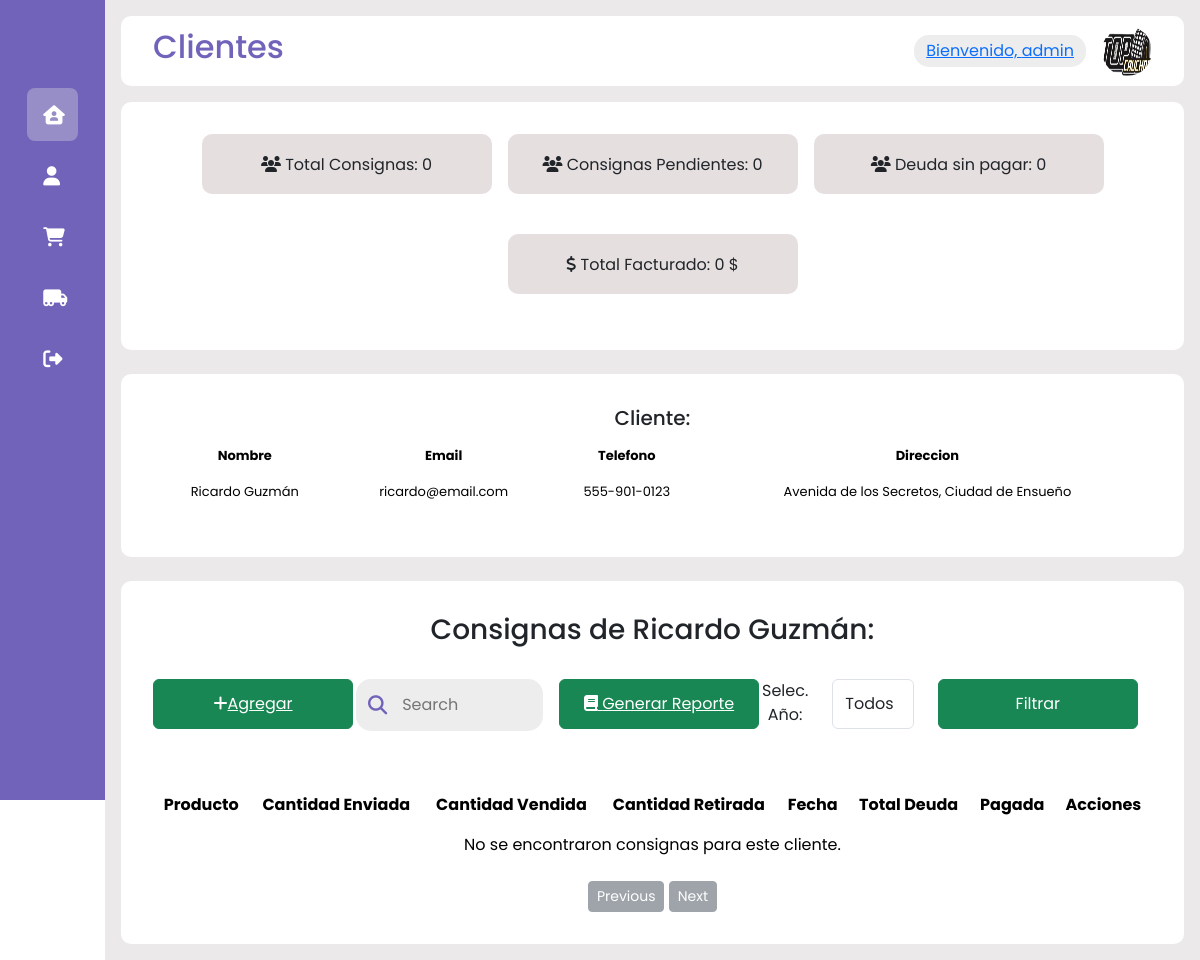
Page /clientsdata/clientdata/22 (signed in) on the earlier database version.
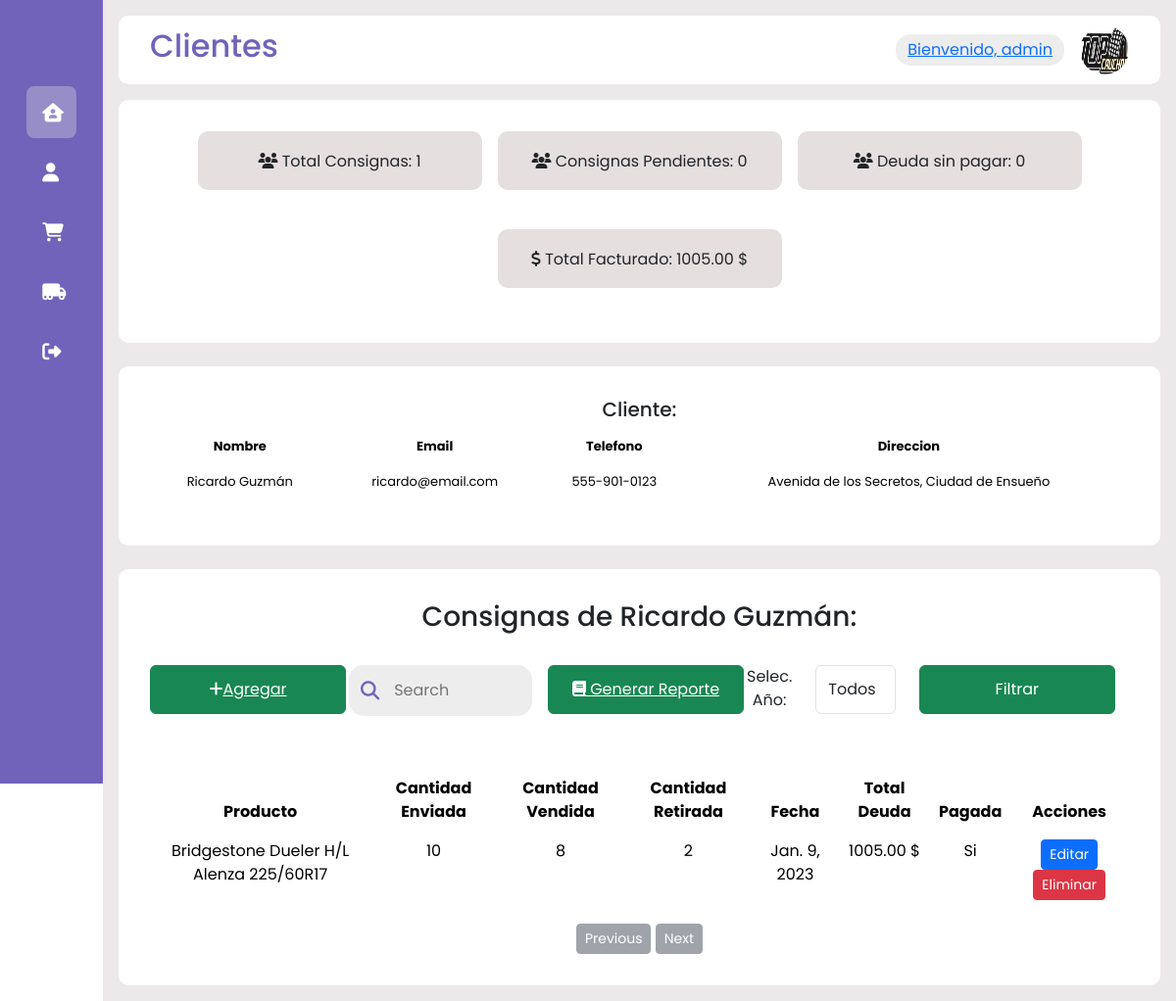
Same page on the later database version.
### clientsdata/models.py (models this page shows, shortened)
class ClientData(models.Model):
    client = models.ForeignKey(Client, on_delete=models.CASCADE, related_name='client_data', verbose_name='Client')
    product = models.ForeignKey(Product, blank=False, null=True, on_delete=models.SET_NULL,verbose_name='Producto')
    cantidad_enviada = models.IntegerField(blank=False, null=False, verbose_name='Cantidad Enviada')
    cantidad_vendida = models.IntegerField(blank=True, null=True, verbose_name='Cantidad Vendida')
    cantidad_retirada = models.IntegerField(blank=True, null=True, verbose_name='Cantidad Retirada')
    total_deuda = models.DecimalField(max_digits=8, decimal_places=2, blank=True, null=False, verbose_name='Total Deuda')
    paid = models.BooleanField(blank=True, null=False, default=False, verbose_name= 'Paid')
    start_date = models.DateField(blank=False, null=False, verbose_name= 'Start Date')
    class Meta:
        db_table = 'clientsdata'
        verbose_name = 'ClientData'
        verbose_name_plural = 'ClientDatas'
        ordering = ['-id']

### products/models.py (models this page shows)
class Product(models.Model):
    name = models.CharField(max_length=255, blank=False, null=False, verbose_name='Product Name')
    description = models.CharField(max_length=255, blank=False, null=False, verbose_name='Product Description')
    price = models.DecimalField(max_digits=5, decimal_places=2, blank=False, null=False, verbose_name='Price')
    quantity = models.IntegerField(max_length=10, blank=False, null=False, verbose_name='Quantity')
    def __str__(self):
        return self.name

### clientsdata/views.py (the view, shortened to what this page needs)
# urls.py: path('clientdata/<int:pk>', views.client_data, name='ClientData'),
@login_required(login_url='website:login')
def client_data(request, pk):
    client = Client.objects.get(id=pk)
    client_context = {
        'id': client.pk,
        'fullname': client.fullname,
        'email': client.email,
        'phone': client.phone,
        'address': client.address,
        'client_pk': pk
    }
    client_data_list = ClientData.objects.filter(client_id=pk)
    client_data_list_count = len(client_data_list)
    client_data_amount = []
    for cd in client_data_list:
        if cd.paid == True:
            client_data_amount.append(cd.total_deuda)
    client_data_amount_total = sum(client_data_amount)
    client_data_without_pay = []
    for nopay in client_data_list:
        if nopay.paid == False:
            client_data_without_pay.append(nopay)
    total_without_pay = len(client_data_without_pay)
    client_data_debt_without_pay = []
    for nopaydebt in client_data_list:
        if nopaydebt.paid == False:
            client_data_debt_without_pay.append(nopaydebt.total_deuda)
    total_debt_without_pay = sum(client_data_debt_without_pay)
    search_query = request.GET.get('search')
    year_filter = request.GET.get('start_date')
    if year_filter:
        client_data_list = client_data_list.filter(start_date__year=year_filter)
    all_years = ClientData.objects.filter(client_id=pk).values_list(ExtractYear('start_date'), flat=True)
    unique_years = list(set(all_years))
    return render(request, 'client_data_list.html', {
        'client_context': client_context,
        'client_data_list': client_data_list,
        'client_data_list_count': client_data_list_count,
        'client_data_amount_total': client_data_amount_total,
        'total_without_pay': total_without_pay,
        'total_debt_without_pay': total_debt_without_pay,
        'unique_years': unique_years
    })

### clientsdata/templates/client_data_list.html (shortened to what the changed rows need)
{% extends 'base.html' %}
{% block headertitle %}Clientes{% endblock %}
{% block content %}
<div class="card--container">
    <div class="card--wrapper">
        <div class="row">
            <div class="col-sm-6 mb-2">
                <div class="clients--card">
                    <div class="clients--header">
                        <div class="clients">
                            <span class="clients--title">
                                <i class="fa-solid fa-users"></i> Total Consignas:<span class="clients--number">
                                    {{ client_data_list_count }}
                                </span>
                            </span>
                        </div>
                    </div>
                </div>
            </div>
        </div>
        <div class="row">
            <div class="col-sm-6 mb-2">
                <div class="clients--card">
                    <div class="clients--header">
                        <div class="clients">
                            <span class="clients--title">
                                <i class="fa-solid fa-dollar-sign"></i> Total Facturado:<span class="clients--number">
                                    {{ client_data_amount_total }} $
                                </span>
                            </span>
                        </div>
                    </div>
                </div>
            </div>
        </div>
    </div>
</div>
<br>
<div class="card--container">
    <table class="table table-borderless">
        <thead>
            <tr>
                <th scope="row" style="text-align: center; font-size: small;">Nombre</th>
                <th scope="row" style="text-align: center; font-size: small;">Email</th>
                <th scope="row" style="text-align: center; font-size: small;">Telefono</th>
                <th scope="row" style="text-align: center; font-size: small;">Direccion</th>
            </tr>
        </thead>
    </table>
</div>
<br>
<div class="card--container">
    <br>
    <br>
    <table class="table table-borderless">
        <thead>
            <tr>
                <th scope="row" style="text-align: center;">Producto</th>
                <th scope="row" style="text-align: center;">Cantidad Enviada</th>
                <th scope="row" style="text-align: center;">Cantidad Vendida</th>
                <th scope="row" style="text-align: center;">Cantidad Retirada</th>
                <th scope="row" style="text-align: center;">Fecha</th>
                <th scope="row" style="text-align: center;">Total Deuda</th>
                <th scope="row" style="text-align: center;">Pagada</th>
                <th scope="row" style="text-align: center;">Acciones</th>
            </tr>
        </thead>
        <tbody>
            {% for cd in client_data_list %}
            <tr>
                <td style="text-align: center;">{{ cd.product }}</td>
                <td style="text-align: center;">{{ cd.cantidad_enviada }}</td>
                <td style="text-align: center;">{{ cd.cantidad_vendida }}</td>
                <td style="text-align: center;">{{ cd.cantidad_retirada }}</td>
                <td style="text-align: center;">{{ cd.start_date }}</td>
                <td style="text-align: center;">{{ cd.total_deuda }} $</td>
                {% if cd.paid is True %}
                    <td style="text-align: center;">Si</td>
                {% endif %}
                <td style="text-align: center;">
                    <a href="{% url 'clientsdata:UpdateClientData' cd.id %}" class="btn btn-primary btn-sm">Editar</a>
                    <a href="{% url 'clientsdata:DeleteClientData' cd.id %}" class="btn btn-danger btn-sm">Eliminar</a>
                </td>
            </tr>
            {% empty %}
            <tr>
                <td colspan="9" style="text-align: center;">No se encontraron consignas para este cliente.</td>
            </tr>
            {% endfor %}
        </tbody>
    </table>
</div>
{% endblock %}

Differences in the rows shown:
added ClientData: product "Bridgestone Dueler H/L Alenza 225/60R17", cantidad_enviada "10", cantidad_vendida "8", cantidad_retirada "2", start_date "Jan. 9, 2023", total_deuda "1005.00", paid "Si"
Other differences:
{{ client_data_list_count }}: "0" → "1"
{{ client_data_amount_total }}: "0" → "1005.00"
text no longer shown: "No se encontraron consignas para este cliente."
